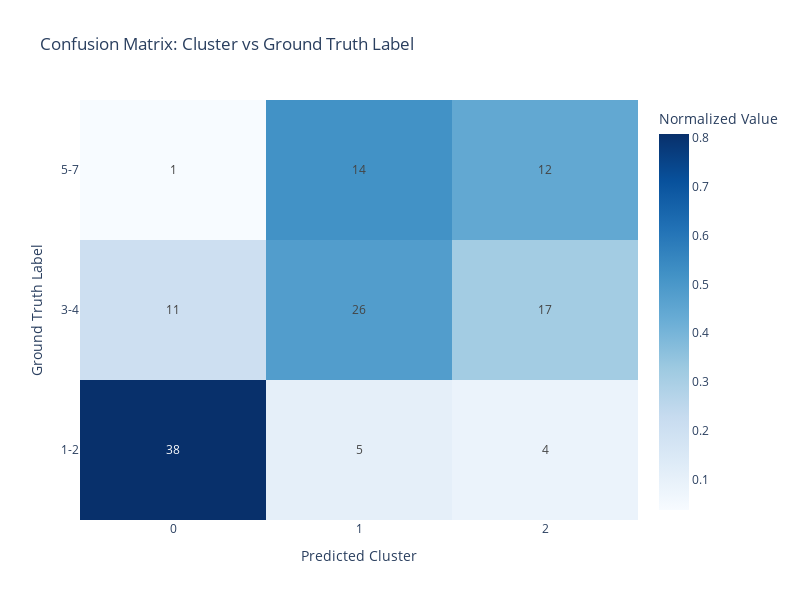

The notebook cell saved with this chart:
### Markdown cell above
### Clustering and comparing to ground truth Who Groups - showing ground truth plot, confusion matrix and metrics (ARI is most important)

### Code cell
covid_kmeans = pi_model_who.SingleViewClust(model_params={'n_clusters' : 3}, use_pca=True, return_plot=True, return_comparison_plot=True, return_metrics_table=True, return_ground_truth_plot=True)

### Figure 1 — Plotly figure (JSON) as saved in the notebook; plotly's stock layout.template omitted (floating-point values rounded to 4 significant figures)
{"data": [{"colorbar": {"title": {"text": "Normalized Value"}}, "colorscale": [[0, "rgb(247,251,255)"], [0.125, "rgb(222,235,247)"], [0.25, "rgb(198,219,239)"], [0.375, "rgb(158,202,225)"], [0.5, "rgb(107,174,214)"], [0.625, "rgb(66,146,198)"], [0.75, "rgb(33,113,181)"], [0.875, "rgb(8,81,156)"], [1, "rgb(8,48,107)"]], "hovertemplate": "True Label: %{y}<br>Predicted: %{x}<br>Count: %{text}<extra></extra>", "text": [[38, 5, 4], [11, 26, 17], [1, 14, 12]], "texttemplate": "%{text}", "type": "heatmap", "x": [0, 1, 2], "y": ["1-2", "3-4", "5-7"], "z": [[0.8085, 0.1064, 0.08511], [0.2037, 0.4815, 0.3148], [0.03704, 0.5185, 0.4444]]}], "layout": {"height": 600, "title": {"text": "Confusion Matrix: Cluster vs Ground Truth Label"}, "width": 800, "xaxis": {"tickmode": "array", "ticktext": [0, 1, 2], "tickvals": [0, 1, 2], "title": {"text": "Predicted Cluster"}}, "yaxis": {"tickmode": "array", "ticktext": ["1-2", "3-4", "5-7"], "tickvals": [0, 1, 2], "title": {"text": "Ground Truth Label"}}}}
